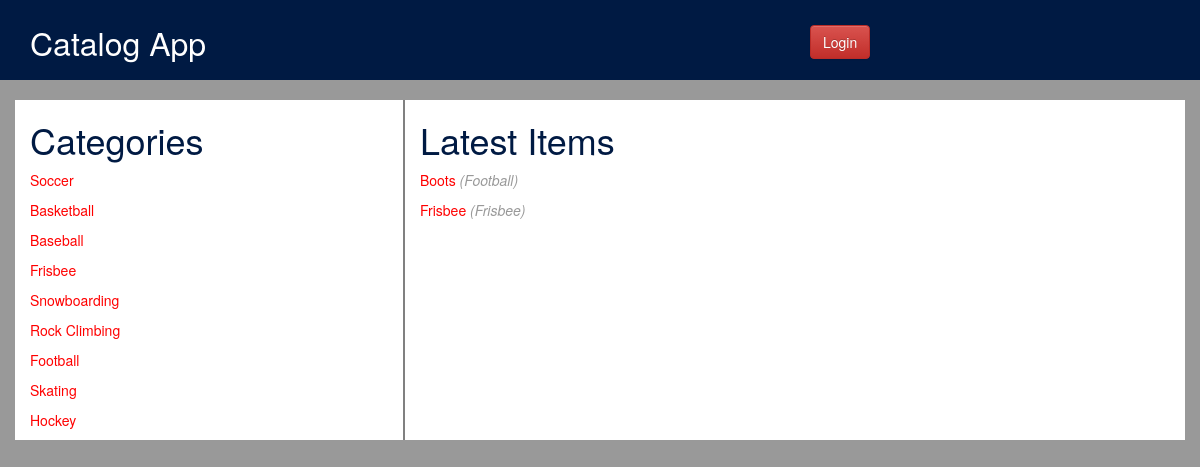
Before: / with the older database file.
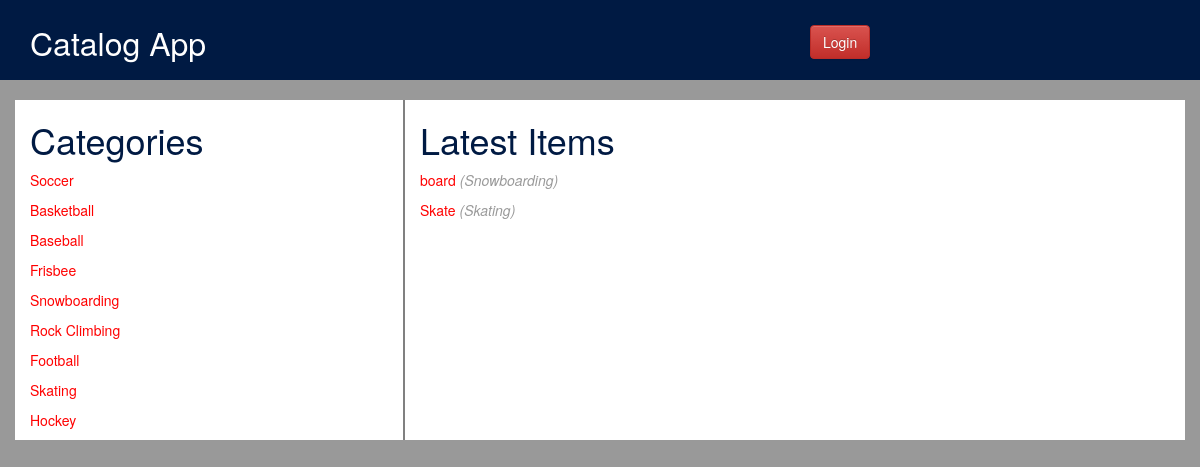
After: the same page with the newer database file.
### database_setup.py (models this page shows, shortened)
class Category(Base):
    __tablename__ = 'category'
    id = Column(Integer, primary_key=True)
    name = Column(String(250), nullable=False)

class Item(Base):
    __tablename__ = 'item'
    id = Column(Integer, primary_key=True)
    name = Column(String(250), nullable=False)
    description = Column(Text, nullable=True)
    category_id = Column(Integer, ForeignKey('category.id'))
    category = relationship(Category)
    user_id = Column(Integer, ForeignKey('user.id'))
    user = relationship(User)
    created_date = Column(DateTime, default=datetime.datetime.now)

### application.py (the view)
@app.route('/')
def showLatest():
    categories = session.query(Category).all()
    items = session.query(Item).order_by(Item.created_date).slice(0, 10)
    if 'username' not in login_session:
        return render_template('publicindex.html', categories=categories, items=items)
    else:
        return render_template('loggedindex.html', categories=categories, items=items)

### templates/publicindex.html (shortened to what this page needs)
{% extends "main.html" %}
{% block content %}
<div class="container items">
    <div class="row">
        <div class="col-xs-4 cat_list">
            <h1 class="pages_h1">Categories</h1>
            {% for category in categories %}
                <p><a href="{{ url_for('showItems', category_name=category.name) }}">{{ category.name }}</a></p>
            {% endfor %}
        </div>
        <div class="col-xs-8">
            <h1 class="pages_h1">Latest Items</h1>
            {% for item in items %}
                <p><a href="{{ url_for('showItem', category_name=item.category.name, item_name=item.name) }}">{{ item.name }}</a>&nbsp;<span class="category">({{ item.category.name }})</span></p>
            {% endfor %}
        </div>
    </div>
</div>
{% endblock %}

### templates/main.html (shortened to what this page needs)
<!DOCTYPE html>
<html>
<head lang="en">
    <link href="{{ url_for('static', filename='css/bootstrap.min.css') }}" rel="stylesheet" type="text/css">
    <link href="{{ url_for('static', filename='css/bootstrap-theme.min.css') }}" rel="stylesheet" type="text/css">
    <link href="{{ url_for('static', filename='css/style.css') }}" rel="stylesheet" type="text/css">
</head>
<body>
    <div class="container" id="headerline">
        <div class="row login"></div>
        <div class="container">
            <div class="row">
                <div class="col-xs-8">
                    <h1 class="main_h1">Catalog App</h1>
                </div>
                <div class="col-xs-4" >
                    {% if 'username' not in session %}
                        <a href="{{ url_for('showLogin') }}" class="btn btn-danger">Login</a>
                    {% else %}
                        <a href="{{ url_for('disconnect') }}" class="btn btn-danger">Logout</a>
                    {% endif %}
                </div>
            </div>
        </div>
        <div class="row login"></div>
    </div>
    <div class="container">
        <div class="row" style="height: 20px"></div>
    </div>
    {% block content %}
    {% endblock %}
</body>
</html>

### static/css/style.css (style rules this page uses)
body { background-color: #999999; }
.items { background-color: #ffffff; }
#headerline { background-color: #001a43; height: 80px; width: 100%; }
.login { height: 25px; }
.main_h1 { color: #ffffff; font-size: 32px; margin-top: 0px; }
.pages_h1 { color: #001a43; }
.category { color: #999999; font-style: italic; }
a { color: red; }
.cat_list { border-right: 2px solid; border-color: grey; }

Changed rows visible on the page:
removed Item: name "Boots", category.name "Football"
removed Item: name "Frisbee", category.name "Frisbee"
added Item: name "board", category.name "Snowboarding"
added Item: name "Skate", category.name "Skating"
